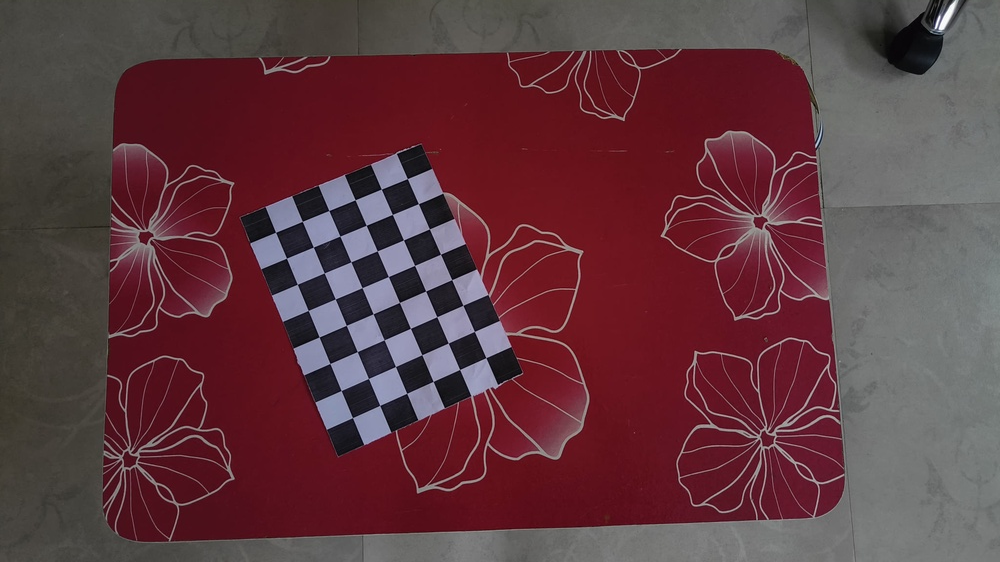
#> input picture Ans-1: Mobile Camera Calibration/sample_images/cali2.jpg, 1000 x 562 px, shrunk from 4096 x 2304 before the run, found by its file name
$ jupyter execute Atharva_Mohite_Assignment-ML_Level-1_Ans_1.ipynb
#> lines starting #> are read from the running program, lines starting #| are printed output that depends on the picture; after the words box and inside, x2 and y2 are one past the last pixel; in counts of white or black regions, pixels touching at a corner belong together; long printed decimals are rounded
<a href="https://colab.research.google.com/github/atharva-mohite/Assignment-ML_Level-1/blob/main/Atharva_Mohite_Assignment_ML_Level_1_Ans_1.ipynb" target="_parent"></a>

Question-1: Automating Mobile Camera Calibration

[cell 1]
import os
import re
import numpy as np
import cv2 as cv
from google.colab import files
from google.colab.patches import cv2_imshow

[cell 2]
uploaded = files.upload()
#> the answer given: cali2.jpg
images = list(uploaded.keys())

[cell 3]
########## FIND CHESSBOARD CORNERS objPoints AND imgPoints ###########
chessboardSize = (8, 6)
objPoints = []  # 3d point in real world space
imgPoints = []  # 2d points in image plane

# Increase the number of iterations and decrease epsilon for better accuracy
criteria = (cv.TERM_CRITERIA_EPS + cv.TERM_CRITERIA_MAX_ITER, 100, 0.0001)

# Prepare object points, like (0,0,0), (1,0,0), (2,0,0) ...., (7,5,0)
objp = np.zeros((chessboardSize[0] * chessboardSize[1], 3), np.float32)
objp[:, :2] = np.mgrid[0:chessboardSize[0], 0:chessboardSize[1]].T.reshape(-1, 2)

for i in range(len(images)):
  img = cv.imread(images[i])
#> img is the input picture: shape (562, 1000, 3); mean B, G, R 64.3, 58, 95.6
  if i==0:
    height, width = img.shape[:2]
    frameSize = (width, height)
  gray = cv.cvtColor(img, cv.COLOR_BGR2GRAY)
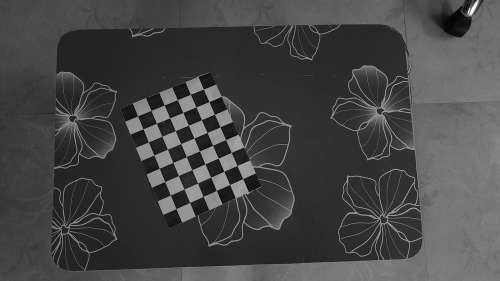
#> gray: shape (562, 1000) (shown at 1/2 size); min 0, max 254, mean 70
  gray = cv.equalizeHist(gray)
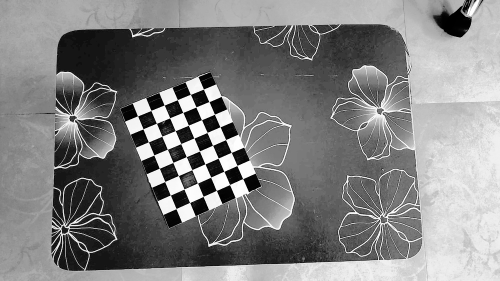
#> gray: shape (562, 1000) (shown at 1/2 size); min 0, max 255, mean 129.5

  ret, corners = cv.findChessboardCorners(gray, chessboardSize, cv.CALIB_CB_ADAPTIVE_THRESH + cv.CALIB_CB_FAST_CHECK + cv.CALIB_CB_NORMALIZE_IMAGE) # Find the chess board corners
#> ret = True; corners = 48 rows, first 8: [407.3, 178.7], [418.4, 203.6], [429.3, 228.8], [440.5, 254.1], [451.6, 279.7], [463.1, 305.3], [474.4, 331.4], [485.8, 357.7]

  # If found, add object points, image points (after refining them)
  if ret == True:
    objPoints.append(objp)
    corners2 = cv.cornerSubPix(gray, corners, (11, 11), (-1, -1), criteria)
#> corners2 = 48 rows, first 8: [407.3, 178.6], [418.4, 203.6], [429.3, 228.9], [440.5, 254.2], [451.7, 279.7], [462.9, 305.3], [474.4, 331.4], [485.8, 357.7]
    imgPoints.append(corners2)
    cv.drawChessboardCorners(img, chessboardSize, corners2, ret)
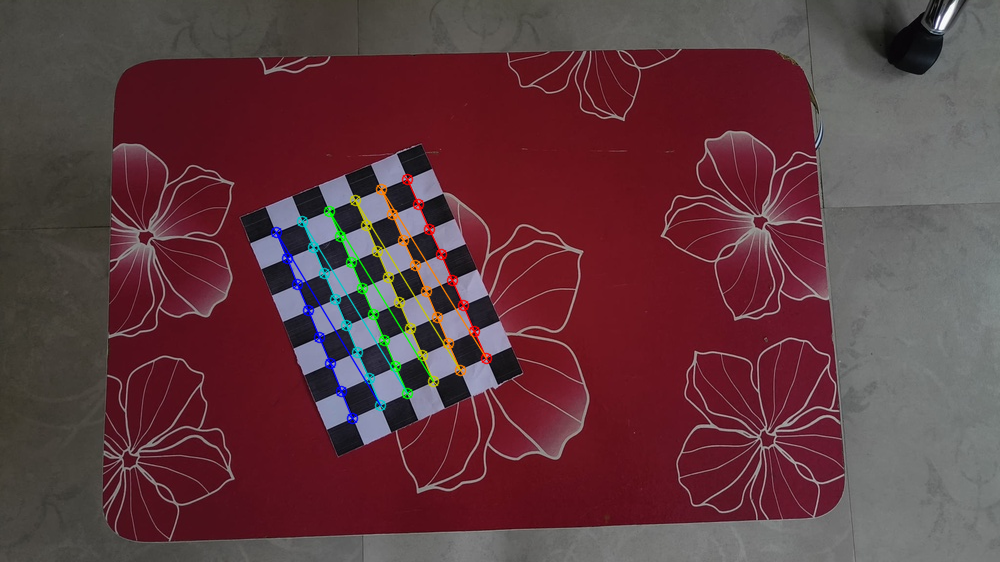
#> img: shape (562, 1000, 3); 1.73% of pixels changed, all inside (x1, y1, x2, y2) = (270, 173, 493, 425)
    # cv2_imshow(img)

print("Shape of objPoints:", np.array(objPoints).shape)
print("Shape of imgPoints:", np.array(imgPoints).shape)
#| Shape of imgPoints: (1, 48, 1, 2)

[cell 4]
ret, cameraMatrix, dist, rvecs, tvecs = cv.calibrateCamera(objPoints, imgPoints, frameSize, None, None)
#> ret = 0.127; cameraMatrix = [[895.5, 0, 552.2], [0, 895.5, 206.4], [0, 0, 1]]; dist = [[0.532, -4.36, -0.029, 0.0294, 19.23]]; rvecs = ([-0.211, 0.0499, 1.15],); tvecs = ([-5.24, -0.977, 32.31],)

print("Camera calibration parameters of the mobile phone camera are: ")
print("\nRMS re-projection error: ", ret)
#| RMS re-projection error:  0.1265
print("\nCamera Matrix:\n", cameraMatrix)
#| Camera Matrix:
#|  [[895.479    0.         552.170]
#|  [  0.         895.540 206.445]
#|  [  0.           0.           1.        ]]
print("\nDistortion Parameters: \n", dist)
#| Distortion Parameters:
#|  [[ 0.5324 -4.362 -0.02895  0.02939  19.235]]
print("\nRotation Vectors: \n", rvecs)
#| Rotation Vectors:
#|  (array([[-0.2112 ],
#|        [ 0.04993],
#|        [ 1.147]]),)
print("\nTranslation Vectors: \n", tvecs)
#| Translation Vectors:
#|  (array([[-5.236],
#|        [-0.9773],
#|        [32.315]]),)

[cell 5]
for i in range(len(images)):
    img = cv.imread(images[i])
    h, w = img.shape[:2]
    newCameraMatrix, roi = cv.getOptimalNewCameraMatrix(cameraMatrix, dist, (w,h), 1, (w,h))
#> newCameraMatrix = [[1134.7, 0, 496], [0, 914.1, 203.6], [0, 0, 1]]; roi = (231, 90, 619, 252)

    # Undistort
    dst = cv.undistort(img, cameraMatrix, dist, None, newCameraMatrix)
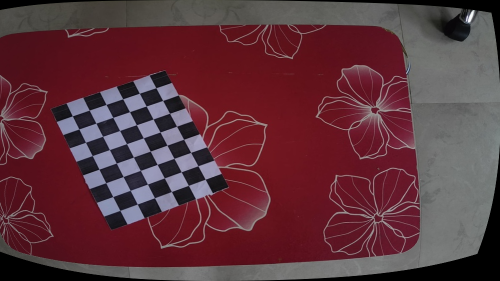
#> dst: shape (562, 1000, 3) (shown at 1/2 size); mean B, G, R 60.1, 52.1, 94.3


    combined_img_height = max(img.shape[0], dst.shape[0]) # Dynamically determine combined image height based on input images
    combined_img = np.zeros((combined_img_height, img.shape[1] + dst.shape[1], 3), dtype=np.uint8) # Create a blank image with space for both images
    combined_img[:img.shape[0], :img.shape[1]] = img # Place the original image on the left
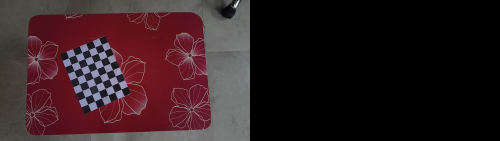
#> combined_img: shape (562, 2000, 3) (shown at 1/4 size); mean B, G, R 32.1, 29, 47.8
    combined_img[:dst.shape[0], img.shape[1]:img.shape[1] + dst.shape[1]] = dst # Place the undistorted image on the right
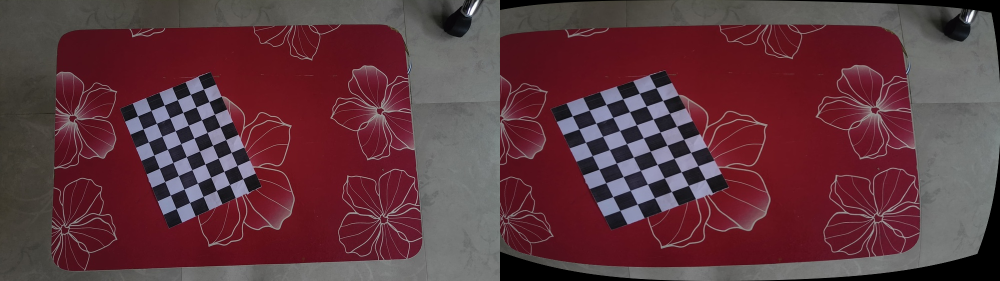
#> combined_img: shape (562, 2000, 3) (shown at 1/2 size); mean B, G, R 62.2, 55.1, 95
    # cv2_imshow(combined_img) # Display the combined image

    # Save the undistorted image
    saved_img_name = re.sub(r'\.(png|jpg|jpeg)$', r'_result.\1', images[i])
    cv.imwrite(saved_img_name, dst)

[cell 6]
# Reprojection Error
mean_error = 0
for i in range(len(objPoints)):
    imgPoints2, _ = cv.projectPoints(objPoints[i], rvecs[i], tvecs[i], cameraMatrix, dist)
    error = cv.norm(imgPoints[i], imgPoints2, cv.NORM_L2) / len(imgPoints2)
    mean_error += error
#> this loop made 1 pass
#> (error, mean_error) on pass 1: (0.0183, 0.0183)
#> after the loop, mean_error = 0.0183
print("Total error: {}".format(mean_error / len(objPoints)))
#| Total error: 0.01827

[cell 7]
for image_path in images:
  if os.path.exists(image_path):
      os.remove(image_path)
  if os.path.exists(re.sub(r'\.(png|jpg|jpeg)$', r'_result.\1', image_path)):
      os.remove(re.sub(r'\.(png|jpg|jpeg)$', r'_result.\1', image_path))

$ run again, on Ans-1: Mobile Camera Calibration/sample_images/cali1.png
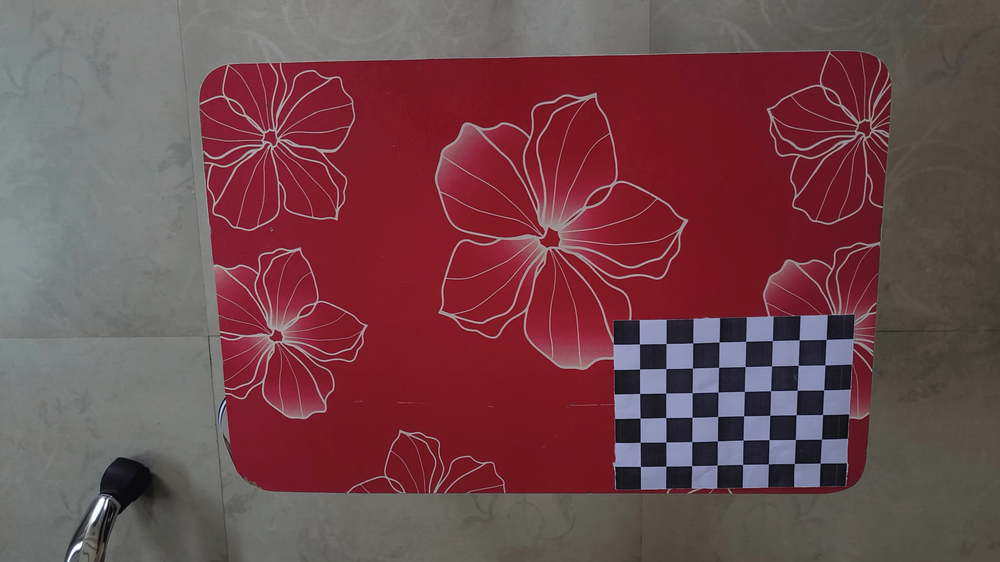
#> input picture Ans-1: Mobile Camera Calibration/sample_images/cali1.png, 1000 x 562 px, shrunk from 4096 x 2304 before the run, found by its file name
#> img is the input picture: shape (562, 1000, 3); mean B, G, R 77, 72.1, 111.9
#> `gray = cv.equalizeHist(gray)`:
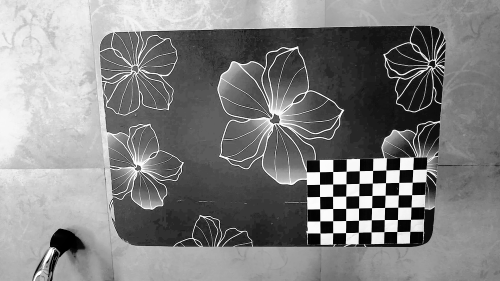
#> gray: shape (562, 1000) (shown at 1/2 size); min 0, max 255, mean 129.2
#> `ret, corners = cv.findChessboardCorners(gray, chessboardSize, cv.CALIB..`: ret = True; corners = 48 rows, first 8: [639.5, 344], [666, 343.5], [692.7, 342.9], [719, 342], [745.6, 341.4], [772.4, 340.5], [799.2, 339.8], [826.1, 339.5]
#> corners2 = 48 rows, first 8: [639.5, 343.9], [666, 343.5], [692.7, 342.9], [719, 342], [745.6, 341.4], [772.3, 340.5], [799.2, 339.8], [826.1, 339.5]
#> img: shape (562, 1000, 3); 1.71% of pixels changed, all inside (x1, y1, x2, y2) = (633, 333, 833, 473)
#| Shape of imgPoints: (1, 48, 1, 2)
#> `ret, cameraMatrix, dist, rvecs, tvecs = cv.calibrateCamera(objPoints, ..`: ret = 0.193; cameraMatrix = [[1058.1, 0, 376.1], [0, 1160.1, 243.4], [0, 0, 1]]; dist = [[0.907, -6.91, 0.0523, 0.0455, 17.61]]; rvecs = ([0.375, -0.0136, -0.0607],); tvecs = ([10.45, 3.55, 45.1],)
#| RMS re-projection error:  0.1933
#| Camera Matrix:
#|  [[1.05805865e+03 0.00000000e+00 3.76109884e+02]
#|  [0.00000000e+00 1.16014779e+03 2.43406354e+02]
#|  [0.00000000e+00 0.00000000e+00 1.00000000e+00]]
#| Distortion Parameters:
#|  [[ 0.9071 -6.913  0.05233  0.04553 17.607]]
#| Rotation Vectors:
#|  (array([[ 0.3754],
#|        [-0.01358],
#|        [-0.06066 ]]),)
#| Translation Vectors:
#|  (array([[10.445],
#|        [ 3.550 ],
#|        [45.098]]),)
#> newCameraMatrix = [[1140.2, 0, 420.9], [0, 1172.1, 261], [0, 0, 1]]; roi = (21, 39, 914, 458)
#> `combined_img[:dst.shape[0], img.shape[1]:img.shape[1] + dst.shape[1]] ..`:
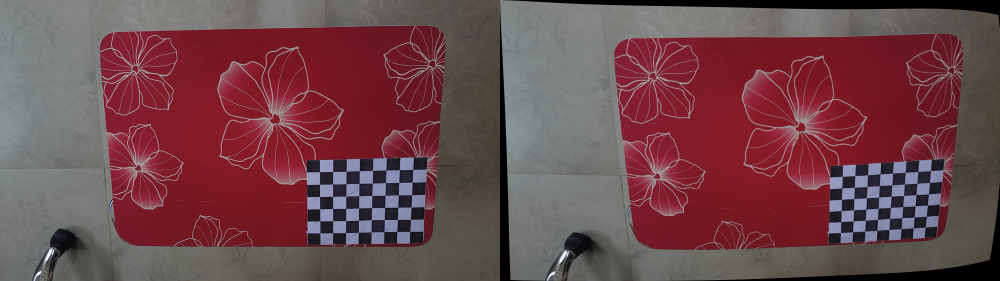
#> combined_img: shape (562, 2000, 3) (shown at 1/2 size); mean B, G, R 75.8, 70.7, 110
#> the loop `for i in range(len(objPoints)):` made 1 pass
#> (error, mean_error) on pass 1: (0.0279, 0.0279)
#> after the loop `for i in range(len(objPoints)):`: mean_error = 0.0279
#| Total error: 0.0279

$ run again, on Ans-1: Mobile Camera Calibration/sample_images/cali3.png
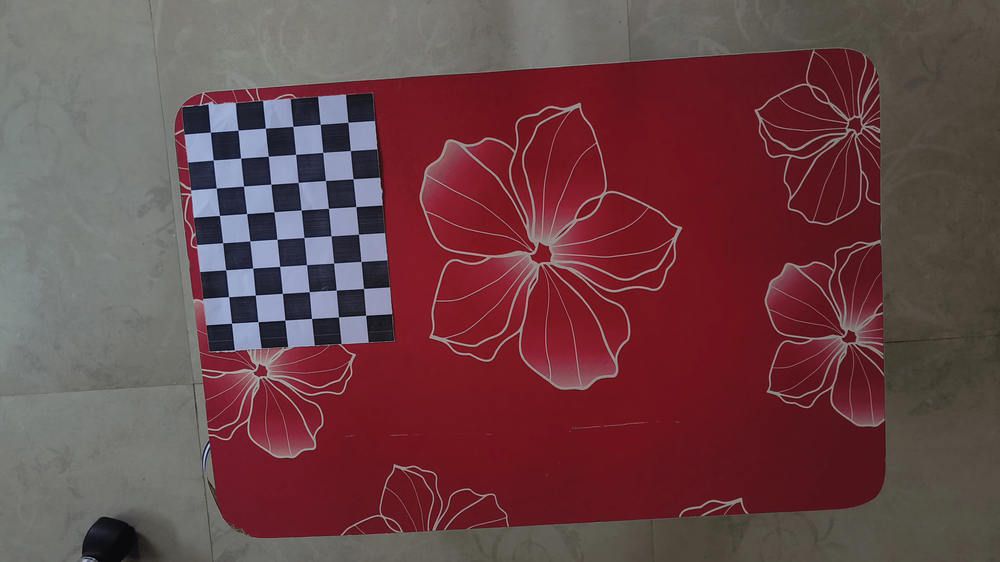
#> input picture Ans-1: Mobile Camera Calibration/sample_images/cali3.png, 1000 x 562 px, shrunk from 4096 x 2304 before the run, found by its file name
#> img is the input picture: shape (562, 1000, 3); mean B, G, R 72, 68.4, 106.2
#> `gray = cv.equalizeHist(gray)`:
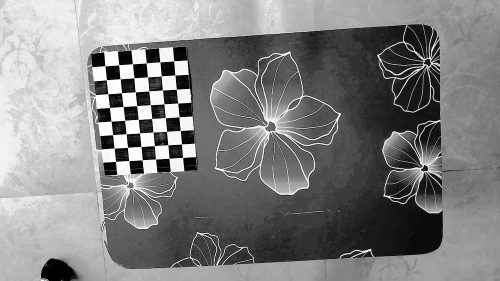
#> gray: shape (562, 1000) (shown at 1/2 size); min 0, max 255, mean 129.3
#> `ret, corners = cv.findChessboardCorners(gray, chessboardSize, cv.CALIB..`: ret = True; corners = 48 rows, first 8: [344, 125], [347, 147], [349, 182], [352, 203], [355, 237], [361, 261.5], [363.5, 288.4], [365.6, 315.2]
#> corners2 = 48 rows, first 8: [347.8, 122.2], [350.4, 150.5], [353.1, 178.9], [355.8, 206.5], [358.5, 233.9], [361, 261.5], [363.6, 288.4], [365.7, 315.4]
#> img: shape (562, 1000, 3); 1.78% of pixels changed, all inside (x1, y1, x2, y2) = (204, 116, 373, 330)
#| Shape of imgPoints: (1, 48, 1, 2)
#> `ret, cameraMatrix, dist, rvecs, tvecs = cv.calibrateCamera(objPoints, ..`: ret = 0.201; cameraMatrix = [[851.5, 0, 444.8], [0, 846.7, 313.5], [0, 0, 1]]; dist = [[0.0483, -1.39, -0.0164, -0.0273, 5.4]]; rvecs = ([0.145, -0.0158, 1.5],); tvecs = ([-3.43, -6.87, 30.96],)
#| RMS re-projection error:  0.2008
#| Camera Matrix:
#|  [[851.470   0.         444.844]
#|  [  0.         846.674 313.455]
#|  [  0.           0.           1.        ]]
#| Distortion Parameters:
#|  [[ 0.04834 -1.393 -0.01641 -0.02731  5.397]]
#| Rotation Vectors:
#|  (array([[ 0.1445],
#|        [-0.01579],
#|        [ 1.499]]),)
#| Translation Vectors:
#|  (array([[-3.433 ],
#|        [-6.874],
#|        [30.960]]),)
#> newCameraMatrix = [[909.1, 0, 452.8], [0, 833.4, 307.4], [0, 0, 1]]; roi = (33, 111, 814, 385)
#> `combined_img[:dst.shape[0], img.shape[1]:img.shape[1] + dst.shape[1]] ..`:
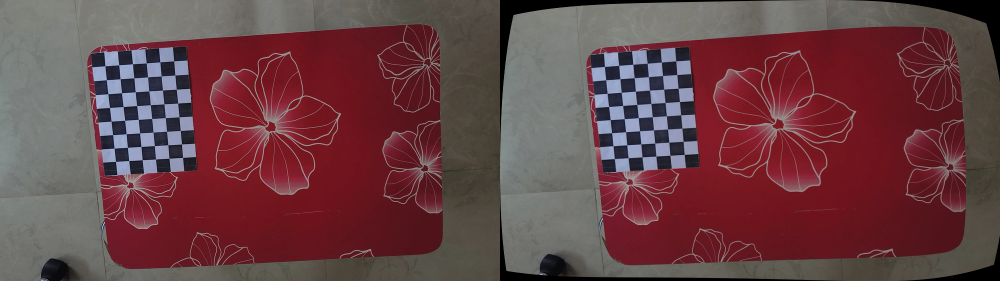
#> combined_img: shape (562, 2000, 3) (shown at 1/2 size); mean B, G, R 69.8, 65.8, 104.7
#> the loop `for i in range(len(objPoints)):` made 1 pass
#> (error, mean_error) on pass 1: (0.029, 0.029)
#> after the loop `for i in range(len(objPoints)):`: mean_error = 0.029
#| Total error: 0.02899
